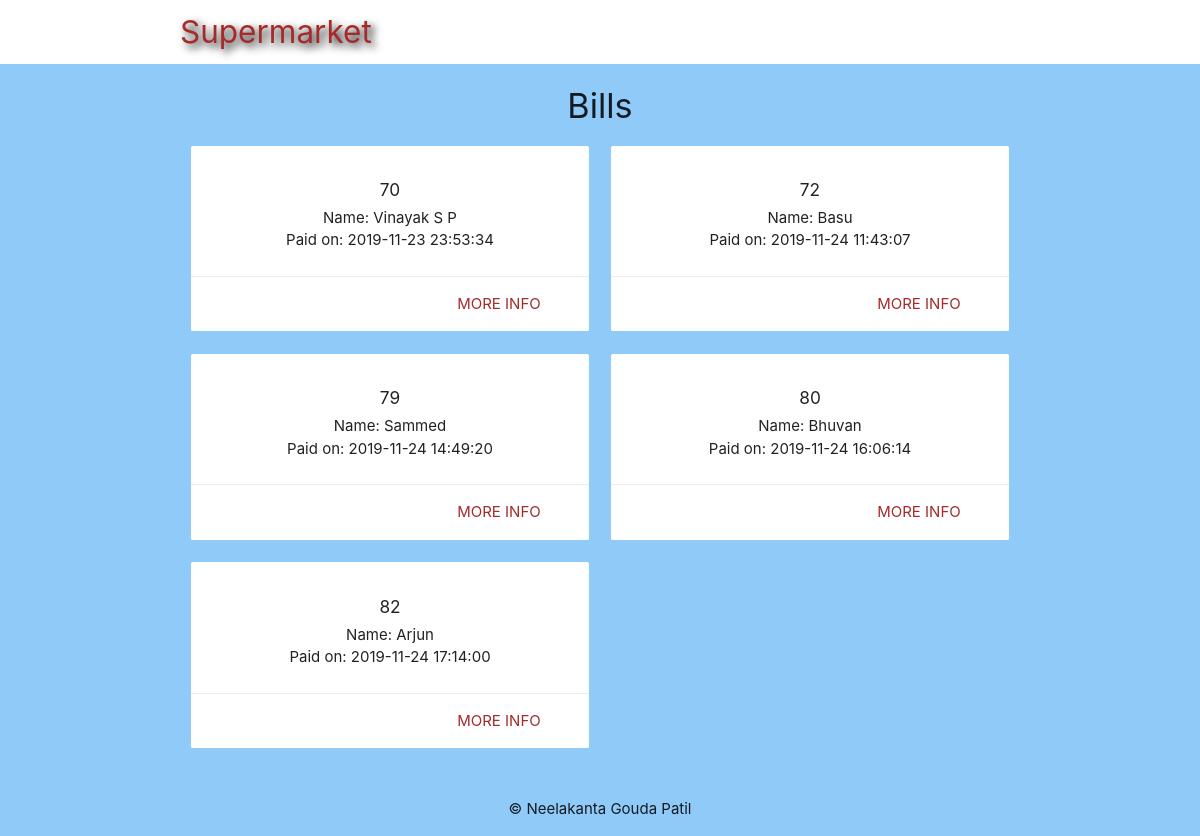
The page /b_index.php on the database as committed earlier.
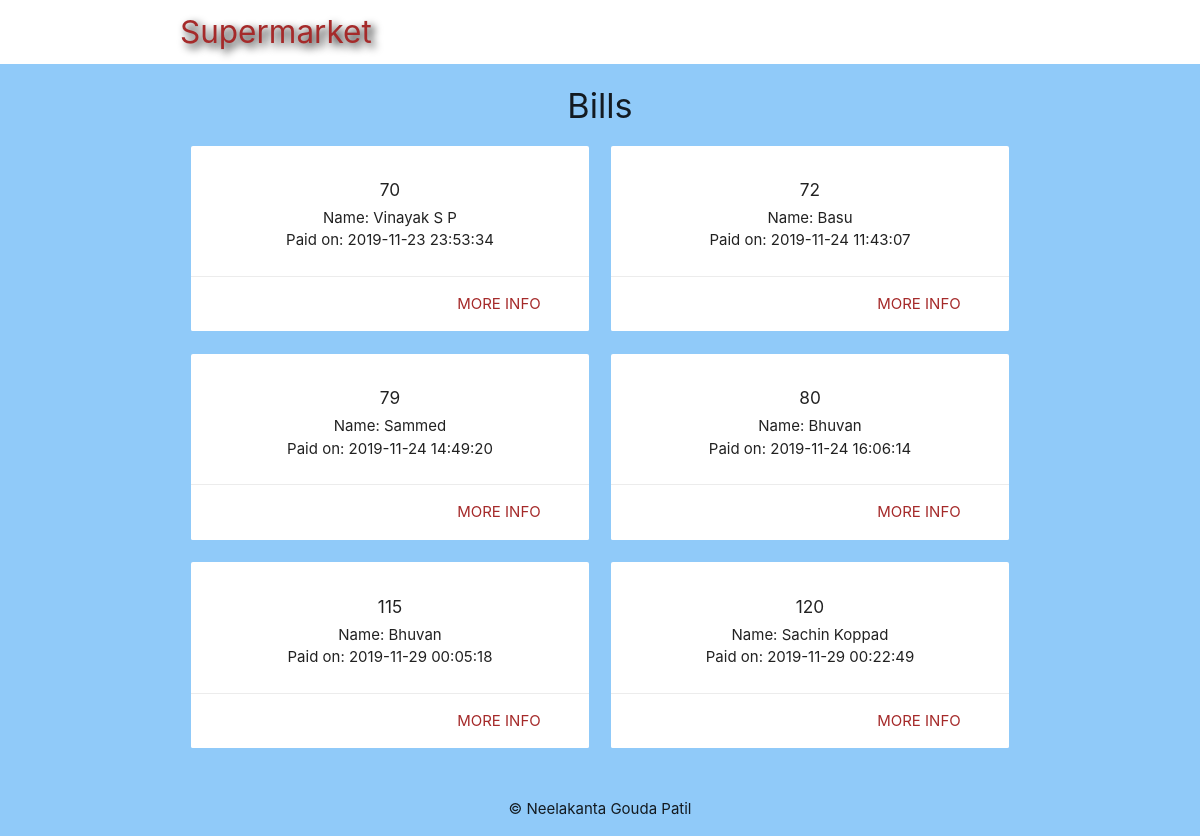
The same page on the database as committed later.
### tables this page shows
CREATE TABLE `billing_counter` (
  `bill_no` int(9) NOT NULL,
  `customer_id` int(4) NOT NULL,
  `employee_id` int(3) NOT NULL,
  `bdate` datetime NOT NULL DEFAULT current_timestamp()
);

CREATE TABLE `customer` (
  `customer_id` int(4) NOT NULL,
  `name` varchar(255) NOT NULL,
  `email` varchar(255) NOT NULL,
  `phone_no` bigint(10) NOT NULL,
  `zipcode` int(6) NOT NULL
);

### b_index.php (the view, shortened to what this page needs)
<?php
	include('config/db_connect_admin.php');
	$b_sql = 'SELECT b.bill_no, c.name, b.bdate  FROM customer c, billing_counter b WHERE c.customer_id = b.customer_id ORDER BY b.bill_no';
	$b_result = mysqli_query($connect, $b_sql);
	$bill = mysqli_fetch_all($b_result, MYSQLI_ASSOC);
?>
<!DOCTYPE html>
<html>
	<?php include('templates/header.php'); ?>
	<h4 class="center darkred-text">Bills</h4>
	<div class="container">
		<div class="row">
			<?php foreach ($bill as $bil): ?>
				<div class="col s6 md3">
					<div class="card z-depth-0">
						<div class="card-content center">
							<h6><?php echo htmlspecialchars($bil['bill_no']); ?></h6>
							<div>Name: <?php echo htmlspecialchars($bil['name']); ?></div>
							<div>Paid on: <?php echo date($bil['bdate']); ?></div>
						</div>
						<div class="card-action right-align">
							<a class="brand-text" href="b_details.php?id=<?php echo $bil['bill_no']?>">more info</a>
						</div>
					</div>
				</div>
			<?php endforeach; ?>
		</div>
	</div>
	<?php include('templates/footer.php'); ?>
</html>

### templates/header.php (shortened to what this page needs)
<head>
  <link rel="stylesheet" href="https://cdnjs.cloudflare.com/ajax/libs/materialize/1.0.0/css/materialize.min.css">
</head>
<body class="blue lighten-3">
    <nav class="white z-depth-0">
    <div class="container">
      <a href="mainpage.php" class="brand-logo brand-text">Supermarket</a>
    </div>
  </nav>

### templates/footer.php (shortened to what this page needs)
<footer class="section">
		<div class="center darkgrey-text">&copy; Neelakanta Gouda Patil</div>
	</footer>
</body>
</html>

### templates/header.php (style rules this page uses)
.brand-text { color: #A52A2A !important; }
.brand-logo { text-shadow: 4px 4px 8px #000; }

Rows that differ between the two databases and show on the page:
removed billing_counter: bill_no "82", customer.name "Arjun", bdate "2019-11-24 17:14:00"
added billing_counter: bill_no "115", customer.name "Bhuvan", bdate "2019-11-29 00:05:18"
added billing_counter: bill_no "120", customer.name "Sachin Koppad", bdate "2019-11-29 00:22:49"
